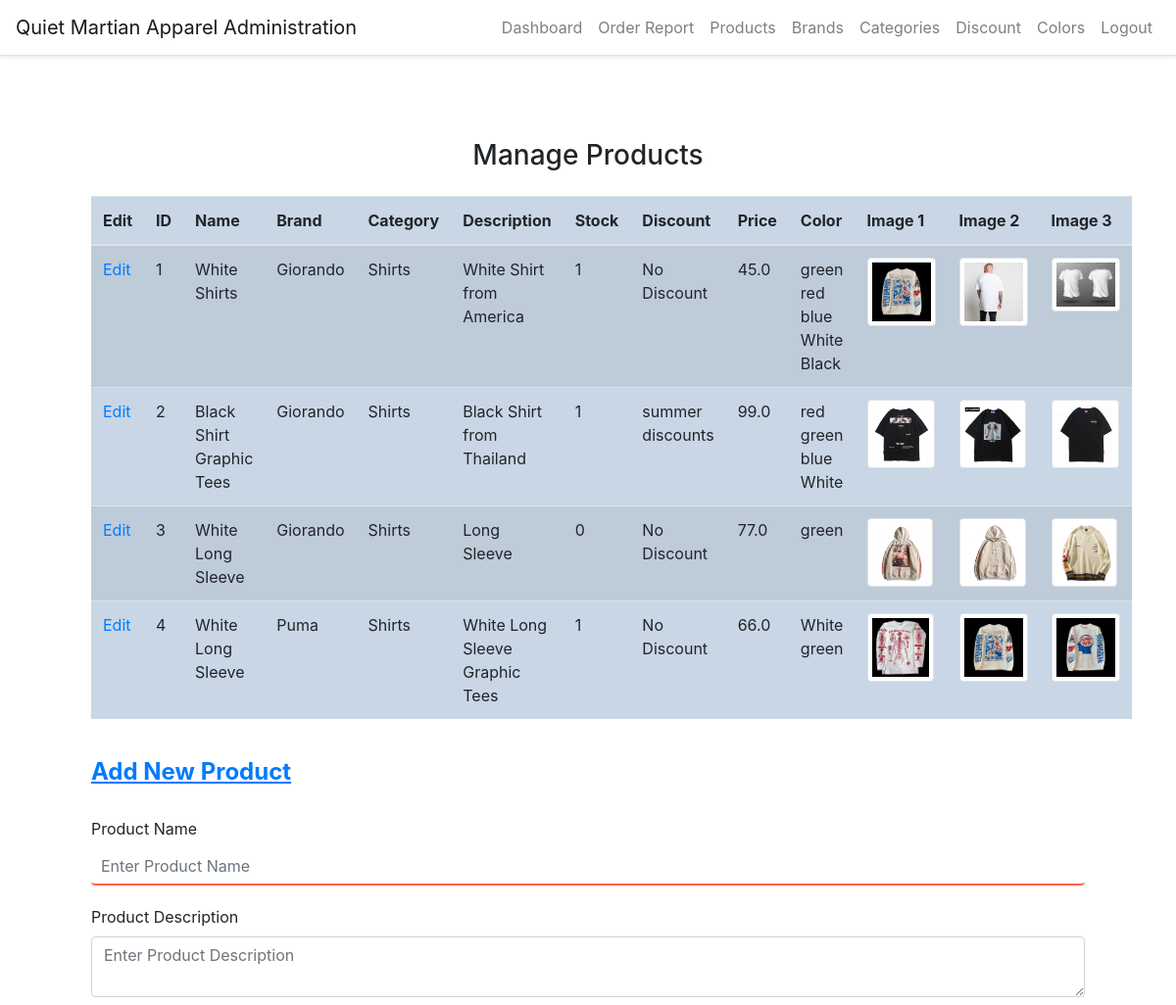
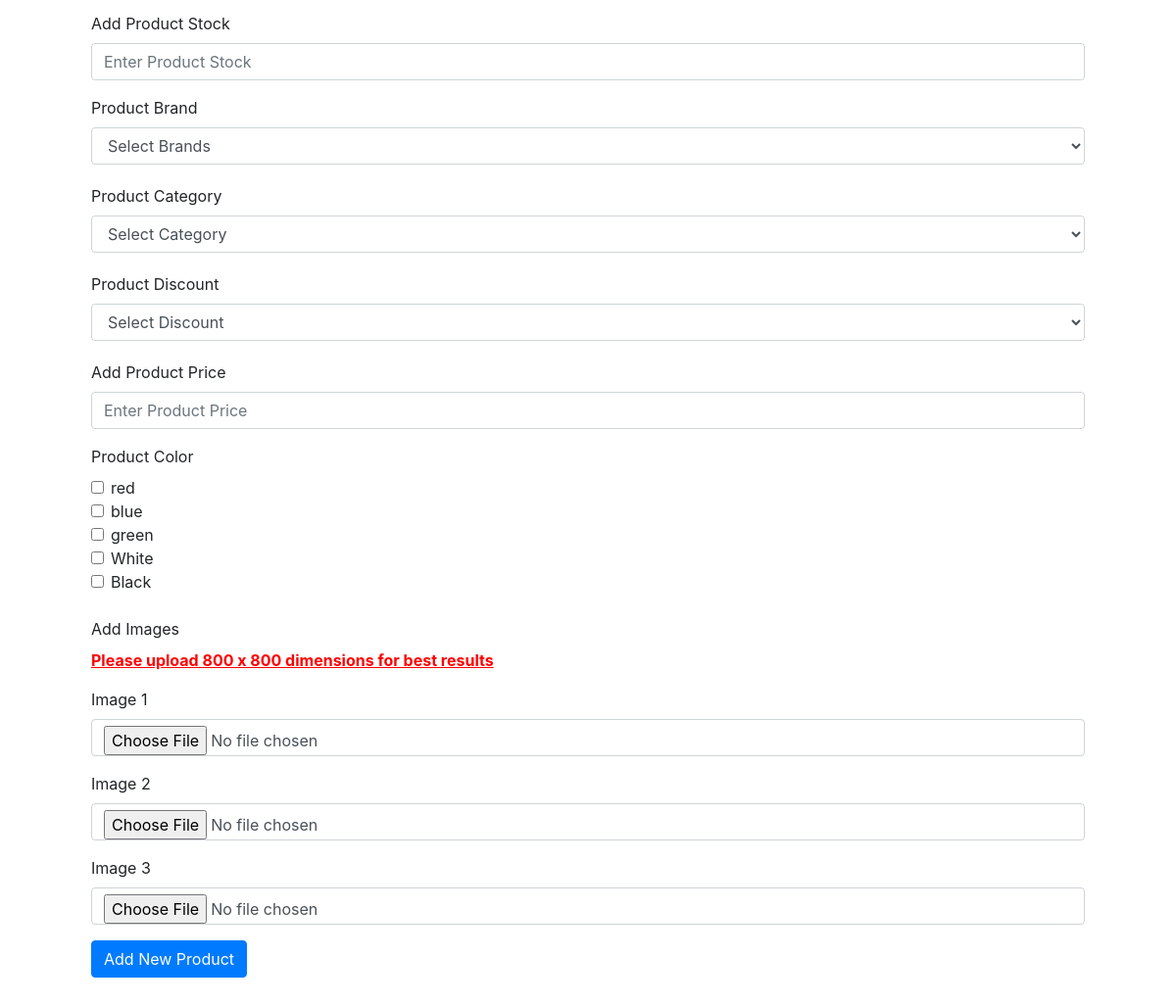
The page /manage-products (signed in) on the database its author committed (2 pictures, top to bottom).
### website/models.py (models this page shows)
class Product(db.Model, UserMixin):
    id = db.Column(db.Integer, primary_key=True)
    brand_id = db.Column(db.Integer, db.ForeignKey('brand.id'))
    category_id = db.Column(db.Integer, db.ForeignKey('category.id'))
    title = db.Column(db.String(150))
    description = db.Column(db.String(255))
    stock = db.Column(db.Integer)
    discount_id = db.Column(db.Integer, db.ForeignKey('discount.id'))
    price = db.Column(db.Float)
    color_id = db.Column(db.Integer, db.ForeignKey('color.id'))
    image_1 = db.Column(db.String(150))
    image_2 = db.Column(db.String(150))
    image_3 = db.Column(db.String(150))
    created_date = db.Column(db.DateTime, default=func.now())
    created_by_id = db.Column(db.Integer)
    updated_date = db.Column(db.DateTime, default=func.now())
    updated_by_id = db.Column(db.Integer)
    brand = db.relationship('Brand')
    category = db.relationship('Category')
    color = db.relationship('Color')
    colors = db.relationship('Color', secondary='product_color')
    orders = db.relationship('Order', lazy=True)
    discount = db.relationship('Discount', lazy=True)

class Brand(db.Model, UserMixin):
    id = db.Column(db.Integer, primary_key=True)
    name = db.Column(db.String(150))
    created_date = db.Column(db.DateTime, default=func.now())
    created_by = db.Column(db.Integer)
    updated_date = db.Column(db.DateTime, default=func.now())
    updated_by = db.Column(db.Integer)
    products = db.relationship('Product')

class Category(db.Model, UserMixin):
    id = db.Column(db.Integer, primary_key=True)
    name = db.Column(db.String(150))
    created_date = db.Column(db.DateTime, default=func.now())
    created_by = db.Column(db.Integer)
    updated_date = db.Column(db.DateTime, default=func.now())
    updated_by = db.Column(db.Integer)
    products = db.relationship('Product')

class Color(db.Model, UserMixin):
    id = db.Column(db.Integer, primary_key=True)
    name = db.Column(db.String(150))
    color_code = db.Column(db.String(150))
    products = db.relationship('Product')

class Discount(db.Model,UserMixin):
    id = db.Column(db.Integer, primary_key=True)
    name = db.Column(db.String(150))
    discount_code = db.Column(db.String(150), unique=True)
    percentage = db.Column(db.Float)
    start_date = db.Column(db.DateTime)
    end_date = db.Column(db.DateTime)
    created_date = db.Column(db.DateTime, default=func.now())
    created_by = db.Column(db.Integer)
    updated_date = db.Column(db.DateTime, default=func.now())
    updated_by = db.Column(db.Integer)
    products = db.relationship('Product')

### website/auth.py (the view, shortened to what this page needs)
@auth.route('/manage-products', methods=['GET', 'POST'])
@login_required
def manage_products():
    p = Product.query.all()
    products = p
    c = Category.query.all()
    categories = c
    b = Brand.query.all()
    brands = b
    co = Color.query.all()
    colors = co
    dis = Discount.query.all()
    discounts = dis
    return render_template("staff/products.html", datetime=datetime, categories=categories, brands=brands,
                           colors=colors, discounts=discounts, products=products, user=current_user)

### website/templates/staff/products.html (shortened to what this page needs)
<!DOCTYPE html>
{% extends "staff/layout.html" %}
{% block main %}
<head>
<link rel="stylesheet" href="static/style.css">
</head>
<body>
<div class="container">
    <h3 class="my-4 text-center">Manage Products</h3>
    <table class="table table-striped" style="background-color: #c8d6e5">
        <thead>
            <tr>
                <th>Edit</th>
                <th>ID</th>
                <th>Name</th>
                <th>Brand</th>
                <th>Category</th>
                <th>Description</th>
                <th>Stock</th>
                <th>Discount</th>
                <th>Price</th>
                <th>Color</th>
                <th>Image 1</th>
                <th>Image 2</th>
                <th>Image 3</th>
            </tr>
        </thead>
        <tbody>
            {% for product in products %}
            <tr>
                <td><a href="{{ url_for('auth.edit_product', product_id=product.id) }}">Edit</a></td>
                <td>{{ product.id }}</td>
                <td>{{ product.title }}</td>
                <td>{{ product.brand.name }}</td>
                <td>{{ product.category.name }}</td>
                <td>{{ product.description }}</td>
                <td>{{ product.stock }}</td>
                <td>
                    {% if product.discount_id == 0 %}
                    No Discount
                    {% else %}
                    {{ product.discount.name }}
                    {% endif %}
                </td>
                <td>{{ product.price }}</td>
                <td>
                    {% for color in product.colors %}
                    {{ color.name }}
                    {% endfor %}
                </td>
                <td>
                  <a href="/static/uploads/{{product.image_1}}">
                    <img src="/static/uploads/{{product.image_1}}" alt="Product Image" class="img-thumbnail" style="max-width: 70px; max-height: 70px;">
                  </a>
                </td>
                <td>
                  <a href="/static/uploads/{{product.image_2}}">
                    <img src="/static/uploads/{{product.image_2}}" alt="Product Image" class="img-thumbnail" style="max-width: 70px; max-height: 70px;">
                  </a>
                </td>
                <td>
                  <a href="/static/uploads/{{product.image_3}}">
                    <img src="/static/uploads/{{product.image_3}}" alt="Product Image" class="img-thumbnail" style="max-width: 70px; max-height: 70px;">
                  </a>
                </td>
            </tr>
            {% endfor %}
        </tbody>
    </table>
    <br>
    <form method="POST" enctype="multipart/form-data">
        <div class="form-group" id="newproduct">
            <h4><a href="#newproduct"><strong><u>Add New Product</u></strong></a></h4>
            <br>
            <label>Product Name</label>
            <input type="text" class="form-control" id="name" name="name" placeholder="Enter Product Name"
                required>
            <label>Product Description</label>
            <textarea class="form-control" id="desc" name="desc" placeholder="Enter Product Description" required></textarea>
            <div class="form-group">
            <label for="stock">Add Product Stock</label>
            <input type="number" class="form-control" id="stock" name="stock" placeholder="Enter Product Stock"
                required>
            </div>
            <label>Product Brand</label>
            <select class="form-control" id="brand" name="brand" required>
                <option value="" disabled selected>Select Brands</option>
            </select>
            <label>Product Category</label>
            <select class="form-control" id="cat" name="cat" required>
                <option value="" disabled selected>Select Category</option>
            </select>
            <label>Product Discount</label>
            <select class="form-control" id="discount" name="discount">
                <option value="" disabled selected>Select Discount</option>
            </select>
            <div class="form-group">
            <label for="price">Add Product Price</label>
            <input type="number" class="form-control" id="price" name="price" placeholder="Enter Product Price"
                required>
            </div>
            <label>Product Color</label>
            {% for color in colors %}
                <div class="form-check">
                    <input class="form-check-input" type="checkbox" name="colors[]" id="color{{ color.id }}" value="{{ color.id }}">
                    <label class="form-check-label" for="color{{ color.id }}">
                        {{ color.name }}
                    </label>
                </div>
            {% endfor %}
            <br>
            <label>Add Images</label>
            <p style="color:red">
             <strong><u>Please upload 800 x 800 dimensions for best results</u></strong>
            </p>
            <div class="form-group">
                    <label for="image1">Image 1</label>
                    <input class="form-control" id="image1" name="image1" type="file" required>
            </div>
            <div class="form-group">
                    <label for="image2">Image 2</label>
                    <input class="form-control" id="image2" name="image2" type="file" required>
            </div>
            <div class="form-group">
                    <label for="image3">Image 3</label>
                    <input class="form-control" id="image3" name="image3" type="file" required>
            </div>
        </div>
        <button type="submit" class="btn btn-primary mb-3">Add New Product</button>
    </form>
</div>
</body>
{% endblock %}

### website/static/style.css (style rules this page uses)
html { scroll-behavior: smooth; }
input[type="text"], input[type="password"], input[type="email"], input[type="date"], select { width: 100%; padding: 10px; margin-bottom: 20px; font-size: 16px; border: none; border-bottom: 2px solid #ff6347; }
textarea { width: 100%; padding: 10px; margin-bottom: 20px; font-size: 16px; border: none; border-bottom: 2px solid #ff6347; }

### rows shown on the page
Product: id "1", title "White Shirts", brand.name "Giorando", category.name "Shirts", description "White Shirt from America", stock "1", shows "No Discount", price "45.0", image_1 (picture), image_2 (picture), image_3 (picture)
Color: name "green"
Color: name "red"
Color: name "blue"
Color: name "White"
Color: name "Black"
Product: id "2", title "Black Shirt Graphic Tees", brand.name "Giorando", category.name "Shirts", description "Black Shirt from Thailand", stock "1", discount.name "summer discounts", price "99.0", image_1 (picture), image_2 (picture), image_3 (picture)
Product: id "3", title "White Long Sleeve", brand.name "Giorando", category.name "Shirts", description "Long Sleeve", stock "0", shows "No Discount", price "77.0", image_1 (picture), image_2 (picture), image_3 (picture)
Product: id "4", title "White Long Sleeve", brand.name "Puma", category.name "Shirts", description "White Long Sleeve Graphic Tees", stock "1", shows "No Discount", price "66.0", image_1 (picture), image_2 (picture), image_3 (picture)
